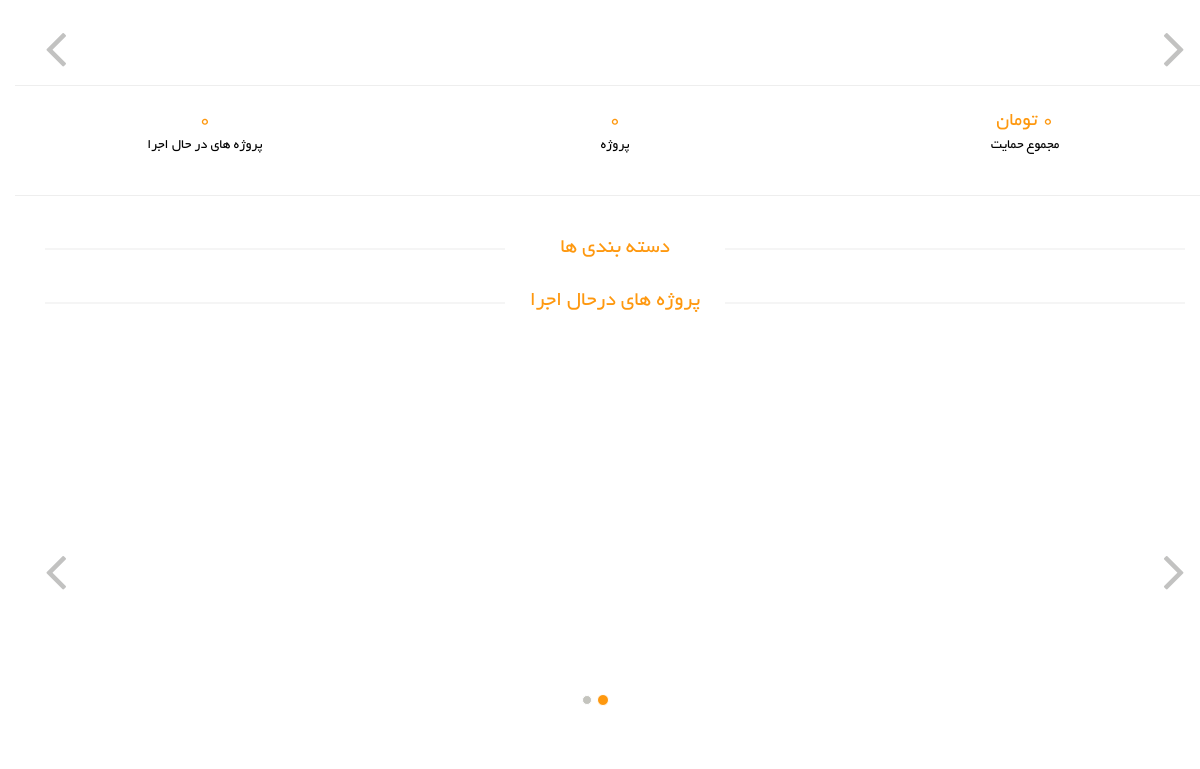
The app's page /, older data.
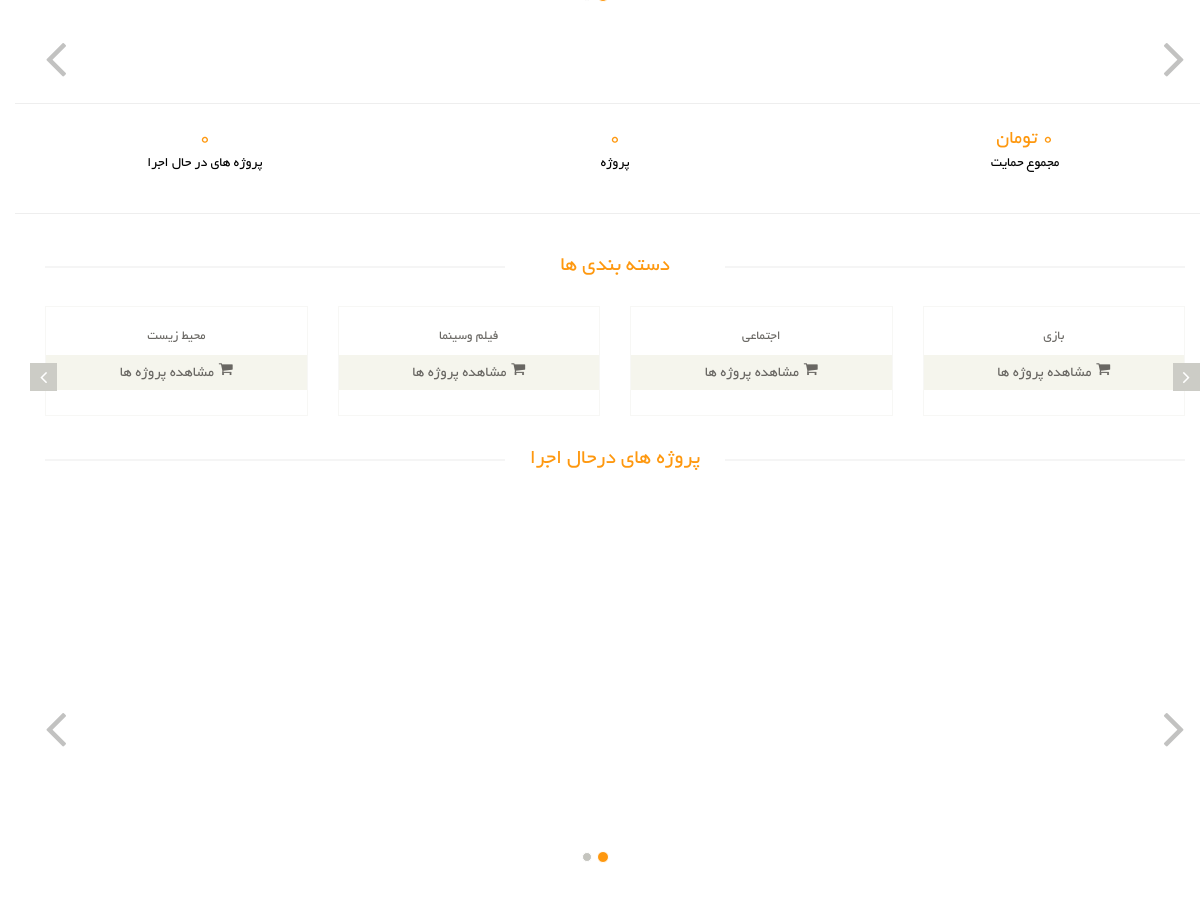
The same page, newer data.
### hami_projects/models.py (models this page shows, shortened)
class Group (models.Model):
    title = models.CharField(max_length=120, unique=True, verbose_name='عنوان')
    slug = models.CharField(max_length=120, verbose_name='عنوان مدیریتی', null=True, blank=True)
    discribtion = models.TextField(verbose_name='توضیحات')
    image = models.ImageField(upload_to=None, blank=True, null=True, verbose_name='عکس ')
    class Meta:
        verbose_name = 'دسته بندی'
        verbose_name_plural = 'دسته بندی ها'

### hami/views.py (the view)
# urls.py: path('', home_page, name='home'),
def home_page(request):
    slides = Slider.objects.all()
    group = Group.objects.all()
    active_projects = Project.objects.filter(status='enable')
    all_projects = Project.objects.all()
    all_supports_amount = Support.objects.all().aggregate(Sum("price"))
    context = {
        'slides' : slides,
        'groups' : my_grouper(4, group),
        'projects' : active_projects,
        'project_count' : all_projects.count(),
        'enb_project_count' : active_projects.count(),
        "price__sum":all_supports_amount['price__sum']
    }
    return render(request, 'home_page.html', context)

### hami/views.py (called while the page is built)
def my_grouper(n, iterable):
    args = [iter(iterable)] * n
    return ([e for e in t if e is not None] for t in itertools.zip_longest(*args))

### templates/home_page.html (shortened to what this page needs)
{% extends 'shared/_MainLayout.html' %}
{% load static %}
{% block content %}
<br>
    <section id="slider">
        <div class="container">
            <div class="row">
                <div class="col-sm-12">
                    <div id="slider-carousel" class="carousel slide" data-ride="carousel">
                        <ol class="carousel-indicators">
                        </ol>
                        <div class="carousel-inner">
                            {% for slide in slides %}
                                <div class="item {{ forloop.first|yesno:"active," }}">
                                    <div class="col-sm-12">
                                    </div>
                                </div>
                            {% endfor %}
                        </div>
                        <a href="#slider-carousel" class="left control-carousel hidden-xs" data-slide="prev">
                            <i class="fa fa-angle-left"></i>
                        </a>
                        <a href="#slider-carousel" class="right control-carousel hidden-xs" data-slide="next">
                            <i class="fa fa-angle-right"></i>
                        </a>
                    </div>
                </div>
            </div>
        </div>
    </section>
    <hr>
    <div class="row counters">
        <div class="col-lg-4 col-6 text-center">
            <span data-toggle="counter-up">{{enb_project_count}}</span>
            <p>پروژه های در حال اجرا</p>
        </div>
        <div class="col-lg-4 col-6 text-center">
            <span data-toggle="counter-up">{{project_count}}</span>
            <p>پروژه</p>
        </div>
        <div class="col-lg-4 col-6 text-center">
            {% if price__sum == None %}
            <span data-toggle="counter-up"> 0 تومان  </span>
            {% else %}
            <span data-toggle="counter-up"> {{price__sum}} تومان  </span>
            {% endif %}
            <p>مجموع حمایت</p>
        </div>
    </div>
    <hr>
    <br>
    <section>
        <div class="container">
            <div class="row">
                <div class="recommended_items">
                    <h2 class="title text-center">دسته بندی ها</h2>
                    <div id="recommended-item-carousel" class="carousel slide" data-ride="carousel">
                        <div class="carousel-inner">
                            {% for group in groups %}
                                <div class="item {{ forloop.first|yesno:"active,"}}">
                                    {% for gr in group %}
                                        <div class="col-sm-3">
                                            <div class="product-image-wrapper">
                                                <div class="single-products">
                                                    <div class="productinfo text-center">
                                                        <p>{{ gr.title }}</p>
                                                        <a href="/projects/{{ gr.slug }}" class="btn btn-default add-to-cart"><i
                                                                class="fa fa-shopping-cart"></i>مشاهده پروژه ها</a>
                                                    </div>
                                                </div>
                                            </div>
                                        </div>
                                    {% endfor %}
                                </div>
                            {% endfor %}
                        </div>
                        <a class="left recommended-item-control" href="#recommended-item-carousel" data-slide="prev">
                            <i class="fa fa-angle-left"></i>
                        </a>
                        <a class="right recommended-item-control" href="#recommended-item-carousel" data-slide="next">
                            <i class="fa fa-angle-right"></i>
                        </a>
                    </div>
                </div>
            <h2 class="title text-center">پروژه های درحال اجرا</h2>
            <div class="col-sm-12">
                    <div id="slider-carousel2" class="carousel slide" data-ride="carousel">
                        <ol class="carousel-indicators">
                            <li data-target="#slider-carousel2" data-slide-to="0" class="active"></li>
                            <li data-target="#slider-carousel2" data-slide-to="1"></li>
                        </ol>
                        <br>
                        <a href="#slider-carousel2" class="left control-carousel hidden-xs" data-slide="prev">
                            <i class="fa fa-angle-left"></i>
                        </a>
                        <a href="#slider-carousel2" class="right control-carousel hidden-xs" data-slide="next">
                            <i class="fa fa-angle-right"></i>
                        </a>
                    </div>
            </div>
            </div>
        </div>
    </section>
{% endblock %}

### templates/shared/_MainLayout.html (shortened to what this page needs)
{% load static %}
{% load render_partial %}
<!DOCTYPE html>
<html lang="en">
<head>
    {% include 'shared/_HeaderReferences.html' %}
</head>
<body>
{% block content %}{% endblock %}
</body>
</html>

### templates/shared/_HeaderReferences.html (shortened to what this page needs)
{% load static %}
<link href="{% static 'css/bootstrap.min.css' %}" rel="stylesheet">
<link href="{% static 'css/font-awesome.min.css' %}" rel="stylesheet">
<link href="{% static 'css/prettyPhoto.css' %}" rel="stylesheet">
<link href="{% static 'css/price-range.css' %}" rel="stylesheet">
<link href="{% static 'css/animate.css' %}" rel="stylesheet">
<link href="{% static 'css/main.css' %}" rel="stylesheet">
<link href="{% static 'css/responsive.css' %}" rel="stylesheet">

### templates/shared/_FooterReferences.html (shortened to what this page needs)
{% load static %}

### assets/css/main.css (style rules this page uses)
body { font-family: 'BYekan'; font-size: 10pt; position: relative; font-weight: normal; direction: rtl; }
.counters span { font-family: "BYekan", sans-serif; font-size: 20px; display: block; color: #FE980F; }
.counters p { padding: 0; margin: 0 0 20px 0; font-family: "BYekan", sans-serif; font-size: 14px; color: rgb(0, 0, 0); }
a { -webkit-transition: 300ms; -moz-transition: 300ms; -o-transition: 300ms; transition: 300ms; }
h1, h2, h3, h4, h5, h6 { font-family: 'BYekan', sans-serif; }
#slider { padding-bottom: 45px; }
.carousel-indicators li { background: #C4C4BE; }
.carousel-indicators li.active { background: #FE980F; }
.item { padding-left: 100px; }
.item p { color:#363432; font-size:16px; font-weight:300; font-family: 'BYekan', sans-serif; }
.control-carousel { position: absolute; top: 50%; font-size: 60px; color: #C2C2C1; }
.right { right: 0; }
.left { left: 0; }
.left-sidebar h2:after, h2.title:after { content: " "; position: absolute; border: 1px solid #f5f5f5; bottom:8px; right: 0; width: 100%; height: 0; z-index: -2; }
h2.title:before { content: " "; position: absolute; background: #fff; bottom: -6px; width: 220px; height: 30px; z-index: -1; right: 50%; margin-right: -110px; }
h2.title { color: #FE980F; font-family: 'BYekan', sans-serif; font-size: 16pt; font-weight: 400; margin: 0 15px; text-transform: uppercase; margin-bottom: 30px; position: relative; }
.product-image-wrapper { border:1px solid #F7F7F5; overflow: hidden; margin-bottom:30px; }
.single-products { position: relative; }
.productinfo p { font-family: 'BYekan', sans-serif; font-size: 10pt; font-weight: 400; color: #696763; }
.productinfo { position:relative; }
.add-to-cart { background:#F5F5ED; border: 0 none; border-radius: 0; color: #696763; font-family: 'BYekan', sans-serif; font-size: 15px; width: 100%; margin-bottom: 25px; }
.add-to-cart i { margin-left:5px; }
.recommended_items { overflow: hidden; }
#recommended-item-carousel .carousel-inner .item { padding-left: 0; }
.recommended-item-control { position: absolute; top: 41%; }
.recommended-item-control i { background: none repeat scroll 0 0 #ccccc6; color: #FFFFFF; font-size: 20px; padding: 4px 10px; }
#slider-carousel2 { height: 400px !important; }

Row changes from the older to the newer data that the page shows:
added Group: title "بازی"
added Group: title "اجتماعی"
added Group: title "فیلم وسینما"
added Group: title "محیط زیست"
